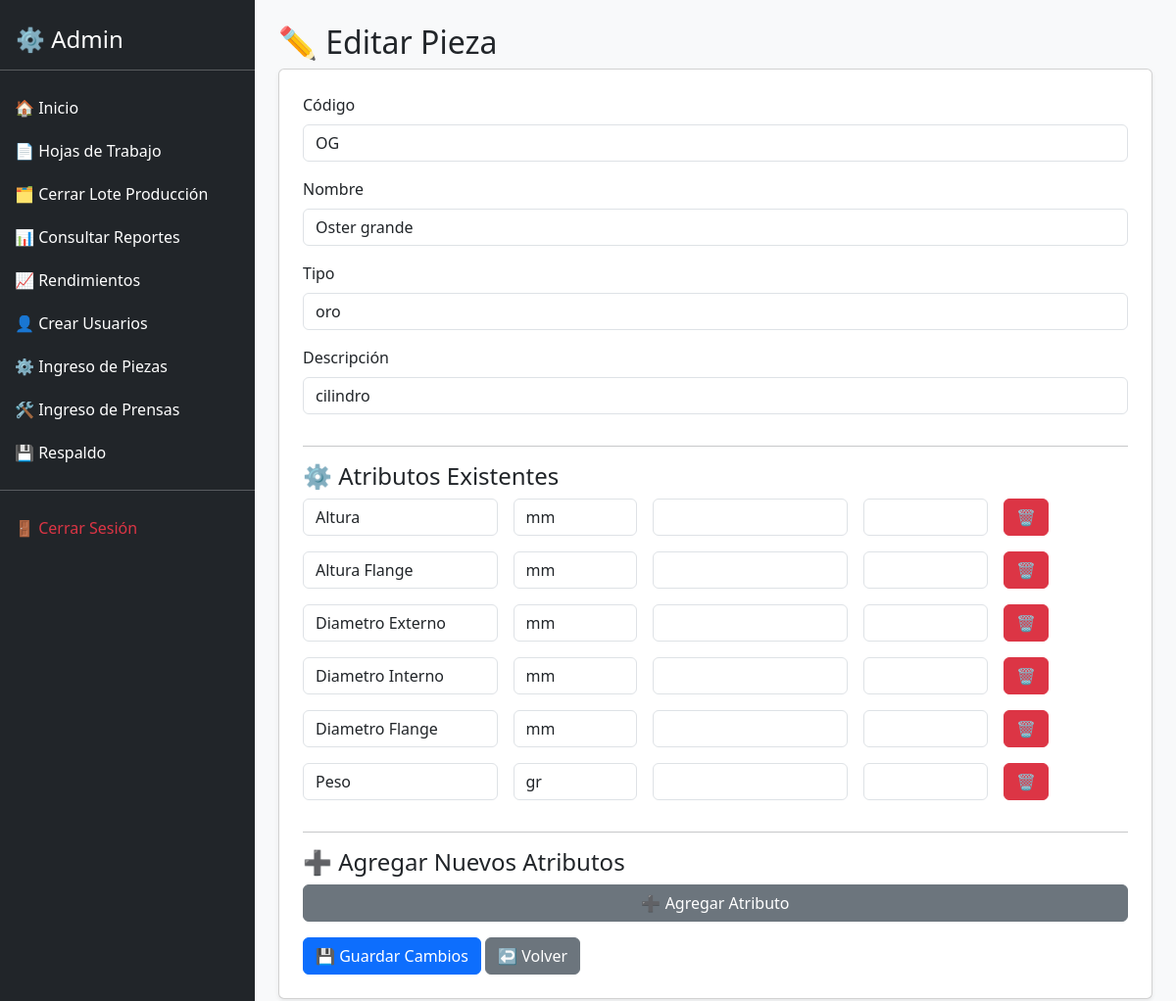
/editar_pieza.php?id=2, run on the app's committed database.
### tables this page shows
CREATE TABLE `piezas` (
  `id` int(11) NOT NULL,
  `codigo` varchar(50) NOT NULL,
  `nombre` varchar(100) NOT NULL,
  `tipo` varchar(50) DEFAULT NULL,
  `descripcion` text DEFAULT NULL,
  `creado_at` timestamp NOT NULL DEFAULT current_timestamp()
);

CREATE TABLE `atributos_pieza` (
  `id` int(11) NOT NULL,
  `pieza_id` int(11) NOT NULL,
  `nombre_atributo` varchar(50) NOT NULL,
  `unidad` varchar(20) DEFAULT NULL,
  `valor_predeterminado` decimal(10,2) DEFAULT NULL,
  `tolerancia` decimal(10,2) DEFAULT NULL
);

### editar_pieza.php (the view, shortened to what this page needs)
<?php
include "db.php";
$pieza_id = $_GET['id'];
$stmt = $pdo->prepare("SELECT * FROM piezas WHERE id = ?");
$stmt->execute([$pieza_id]);
$pieza = $stmt->fetch(PDO::FETCH_ASSOC);
$stmt = $pdo->prepare("SELECT * FROM atributos_pieza WHERE pieza_id = ?");
$stmt->execute([$pieza_id]);
$atributos = $stmt->fetchAll(PDO::FETCH_ASSOC);
?>
<!DOCTYPE html>
<html lang="es">
<head>
    <link href="https://cdn.jsdelivr.net/npm/bootstrap@5.3.3/dist/css/bootstrap.min.css" rel="stylesheet">
</head>
<body class="bg-light">
    <?php include 'sidebar.php'; ?>
    <div class="content p-4">
        <h2>✏️ Editar Pieza</h2>
        <form method="POST" class="card p-4 shadow-sm">
            <div class="mb-3">
                <label class="form-label">Código</label>
                <input type="text" name="codigo" class="form-control"
                    value="<?= htmlspecialchars($pieza['codigo']) ?>" required>
            </div>
            <div class="mb-3">
                <label class="form-label">Nombre</label>
                <input type="text" name="nombre" class="form-control"
                    value="<?= htmlspecialchars($pieza['nombre']) ?>" required>
            </div>
            <div class="mb-3">
                <label class="form-label">Tipo</label>
                <input type="text" name="tipo" class="form-control"
                    value="<?= htmlspecialchars($pieza['tipo']) ?>" required>
            </div>
            <div class="mb-3">
                <label class="form-label">Descripción</label>
                <input type="text" name="descripcion" class="form-control"
                    value="<?= htmlspecialchars($pieza['descripcion']) ?>">
            </div>
            <hr>
            <h4>⚙️ Atributos Existentes</h4>
            <div id="atributos_existentes">
                <?php foreach ($atributos as $a): ?>
                    <div class="row g-3 mb-3 atributo-item" data-id="<?= $a['id'] ?>">
                        <div class="col-md-3">
                            <input type="text" name="atributo_nombre[]" class="form-control"
                                value="<?= htmlspecialchars($a['nombre_atributo']) ?>" required>
                        </div>
                        <div class="col-md-2">
                            <input type="text" name="atributo_unidad[]" class="form-control"
                                value="<?= htmlspecialchars($a['unidad']) ?>" required>
                        </div>
                        <div class="col-md-3">
                            <input type="number" step="any" name="atributo_valor[]" class="form-control"
                                value="<?= $a['valor_predeterminado'] ?>" required>
                        </div>
                        <div class="col-md-2">
                            <input type="number" step="any" name="atributo_tolerancia[]" class="form-control"
                                value="<?= $a['tolerancia'] ?>" required>
                        </div>
                        <div class="col-md-2">
                            <button type="button" class="btn btn-danger remove-attr">🗑️</button>
                        </div>
                    </div>
                <?php endforeach; ?>
            </div>
            <hr>
            <h4>➕ Agregar Nuevos Atributos</h4>
            <button type="button" id="addAttrNew" class="btn btn-secondary mb-3">➕ Agregar Atributo</button>
            <div>
                <button type="submit" class="btn btn-primary">💾 Guardar Cambios</button>
                <a href="ingreso_piezas.php" class="btn btn-secondary">↩️ Volver</a>
            </div>
        </form>
    </div>
</body>
</html>

### sidebar.php (style rules this page uses)
.content { margin-left: 260px; padding: 20px; }

### data on the page
piezas: codigo "OG", nombre "Oster grande", tipo "oro", descripcion "cilindro"
atributos_pieza: nombre_atributo "Altura", unidad "mm"
atributos_pieza: nombre_atributo "Altura Flange", unidad "mm"
atributos_pieza: nombre_atributo "Diametro Externo", unidad "mm"
atributos_pieza: nombre_atributo "Diametro Interno", unidad "mm"
atributos_pieza: nombre_atributo "Diametro Flange", unidad "mm"
atributos_pieza: nombre_atributo "Peso", unidad "gr"
